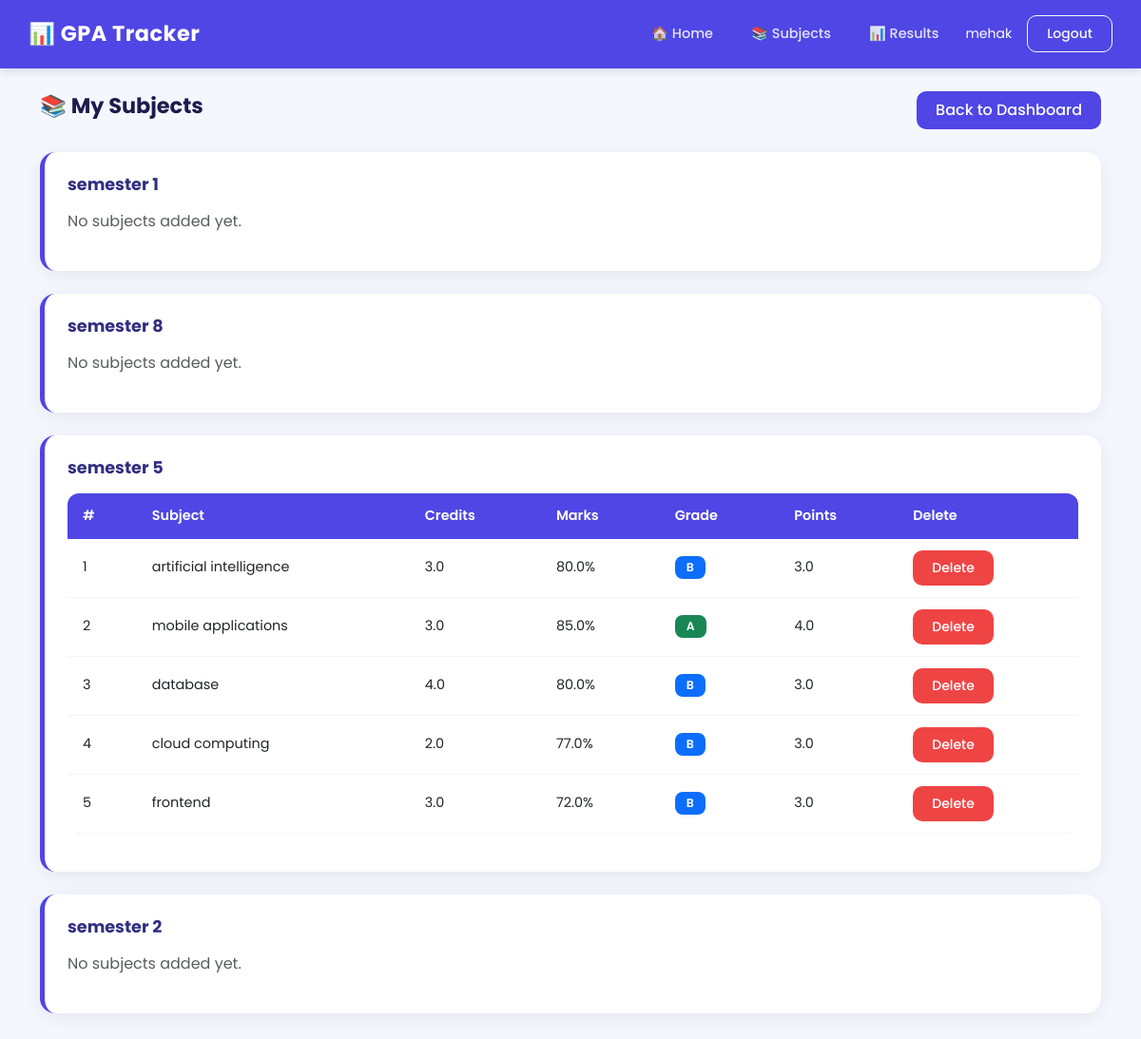
/subjects (signed in), run on the app's committed database.
### models.py (models this page shows)
class User(UserMixin, db.Model):
    id = db.Column(db.Integer, primary_key=True)
    name = db.Column(db.String(100))
    email = db.Column(db.String(100), unique=True)
    password = db.Column(db.String(200))
    semesters = db.relationship('Semester', backref='user', lazy=True)

class Semester(db.Model):
    id = db.Column(db.Integer, primary_key=True)
    name = db.Column(db.String(100))
    user_id = db.Column(db.Integer, db.ForeignKey('user.id'))
    subjects = db.relationship('Subject', backref='semester', lazy=True)

class Subject(db.Model):
    id = db.Column(db.Integer, primary_key=True)
    name = db.Column(db.String(100))
    credit_hours = db.Column(db.Float)
    marks = db.Column(db.Float)
    grade = db.Column(db.String(5))
    grade_points = db.Column(db.Float)
    semester_id = db.Column(db.Integer, db.ForeignKey('semester.id'))

### routes/main.py (the view)
@main.route('/subjects')
@login_required
def subjects():
    semesters = Semester.query.filter_by(user_id=current_user.id).all()
    return render_template('subjects.html', semesters=semesters)

### app.py (called while the page is built)
@login_manager.user_loader
def load_user(user_id):
    return User.query.get(int(user_id))

### templates/subjects.html
{% extends 'base.html' %}
{% block content %}
<div class="d-flex justify-content-between align-items-center mb-4">
  <h4 class="fw-bold">📚 My Subjects</h4>
  <a href="{{ url_for('main.dashboard') }}" class="btn btn-primary">Back to Dashboard</a>
</div>
{% for sem in semesters %}
<div class="card p-4 mb-4 sem-card">
  <h5 class="fw-bold mb-3">{{ sem.name }}</h5>
  {% if sem.subjects %}
  <table class="table table-hover">
    <thead>
      <tr>
        <th>#</th>
        <th>Subject</th>
        <th>Credits</th>
        <th>Marks</th>
        <th>Grade</th>
        <th>Points</th>
        <th>Delete</th>
      </tr>
    </thead>
    <tbody>
      {% for sub in sem.subjects %}
      <tr>
        <td>{{ loop.index }}</td>
        <td>{{ sub.name }}</td>
        <td>{{ sub.credit_hours }}</td>
        <td>{{ sub.marks }}%</td>
        <td>
          <span class="badge
            {% if sub.grade == 'A' %}bg-success
            {% elif sub.grade == 'B' %}bg-primary
            {% elif sub.grade == 'C' %}bg-warning text-dark
            {% elif sub.grade == 'D' %}bg-secondary
            {% else %}bg-danger{% endif %}">
            {{ sub.grade }}
          </span>
        </td>
        <td>{{ sub.grade_points }}</td>
        <td>
          <a href="{{ url_for('main.delete_subject', sub_id=sub.id) }}"
             onclick="return confirm('Delete?')"
             class="btn btn-danger btn-sm">Delete</a>
        </td>
      </tr>
      {% endfor %}
    </tbody>
  </table>
  {% else %}
  <p class="text-muted">No subjects added yet.</p>
  {% endif %}
</div>
{% else %}
<div class="card p-5 text-center">
  <h5>No semesters found!</h5>
  <p class="text-muted">Go to dashboard and add semesters first.</p>
  <a href="{{ url_for('main.dashboard') }}" class="btn btn-primary">Go to Dashboard</a>
</div>
{% endfor %}
{% endblock %}

### templates/base.html (shortened to what this page needs)
<!DOCTYPE html>
<html lang="en">
<head>
  <link href="https://cdn.jsdelivr.net/npm/bootstrap@5.3.0/dist/css/bootstrap.min.css" rel="stylesheet">
  <link rel="stylesheet" href="{{ url_for('static', filename='css/style.css') }}">
</head>
<body>
  <nav class="navbar navbar-expand-lg">
    <a class="navbar-brand" href="{{ url_for('main.dashboard') }}">📊 GPA Tracker</a>
    {% if current_user.is_authenticated %}
    <div class="ms-auto d-flex align-items-center gap-3">
      <a class="nav-link" href="{{ url_for('main.dashboard') }}">🏠 Home</a>
      <a class="nav-link" href="{{ url_for('main.subjects') }}">📚 Subjects</a>
      <a class="nav-link" href="{{ url_for('main.results') }}">📊 Results</a>
      <span class="text-white small"> {{ current_user.name }}</span>
      <a href="{{ url_for('auth.logout') }}" class="btn btn-outline-light btn-sm">Logout</a>
    </div>
    {% endif %}
  </nav>
  <div class="container mt-4">
    {% block content %}{% endblock %}
  </div>
</body>
</html>

### static/css/style.css (style rules this page uses)
* { font-family: 'Poppins', sans-serif; margin: 0; padding: 0; box-sizing: border-box; }
body { background-color: #f5f7ff; color: #333; }
.navbar { background: #4f46e5 !important; padding: 14px 30px; box-shadow: 0 2px 10px rgba(0,0,0,0.15); }
.navbar-brand { color: white !important; font-size: 1.4rem; font-weight: 700; letter-spacing: 0.5px; }
.nav-link { color: rgba(255,255,255,0.85) !important; font-size: 0.9rem; font-weight: 500; padding: 6px 12px !important; border-radius: 8px; transition: background 0.2s; }
.card { border: none !important; border-radius: 16px !important; box-shadow: 0 4px 20px rgba(0,0,0,0.07) !important; background: white; }
.btn { font-weight: 500 !important; border-radius: 10px !important; padding: 8px 20px !important; transition: all 0.2s !important; }
.btn-primary { background-color: #4f46e5 !important; border: none !important; color: white !important; }
.btn-danger { background-color: #ef4444 !important; border: none !important; color: white !important; }
.table { border-radius: 12px; overflow: hidden; font-size: 0.9rem; }
.table thead th { background-color: #4f46e5 !important; color: white !important; border: none !important; padding: 13px 16px !important; font-weight: 600; }
.table tbody td { padding: 12px 16px !important; vertical-align: middle; border-color: #f3f4f6 !important; }
.badge { font-size: 0.78rem !important; padding: 6px 12px !important; border-radius: 8px !important; font-weight: 600 !important; }
.sem-card { border-left: 5px solid #4f46e5 !important; }
h4.fw-bold { color: #1e1b4b; font-size: 1.4rem; }
h5.fw-bold { color: #312e81; font-size: 1.1rem; }
.container { padding-bottom: 40px; }

### data on the page
User: name "mehak"
Semester: name "semester 1", shows "No subjects added yet."
Semester: name "semester 8", shows "No subjects added yet."
Semester: name "semester 5"
Subject: name "artificial intelligence", credit_hours "3.0", marks "80.0", grade "B", grade_points "3.0"
Subject: name "mobile applications", credit_hours "3.0", marks "85.0", grade "A", grade_points "4.0"
Subject: name "database", credit_hours "4.0", marks "80.0", grade "B", grade_points "3.0"
Subject: name "cloud computing", credit_hours "2.0", marks "77.0", grade "B", grade_points "3.0"
Subject: name "frontend", credit_hours "3.0", marks "72.0", grade "B", grade_points "3.0"
Semester: name "semester 2", shows "No subjects added yet."
